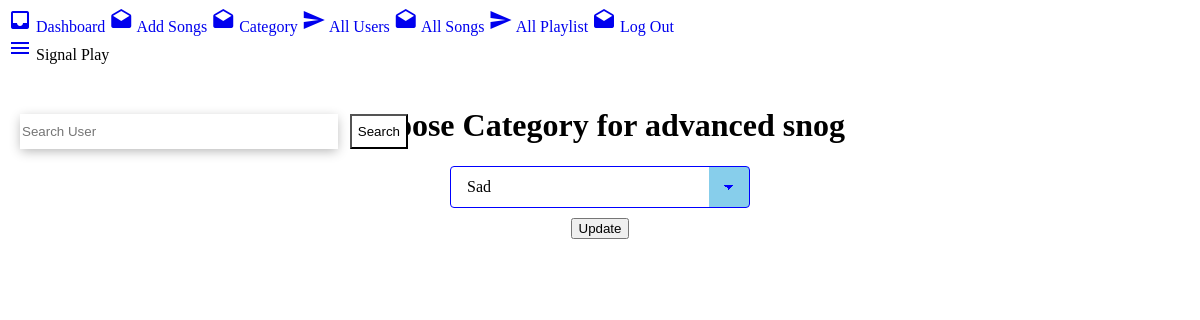
/admin/addSongToCategory.php?addToCategory=2 (signed in), run on an earlier commit of the app's database.
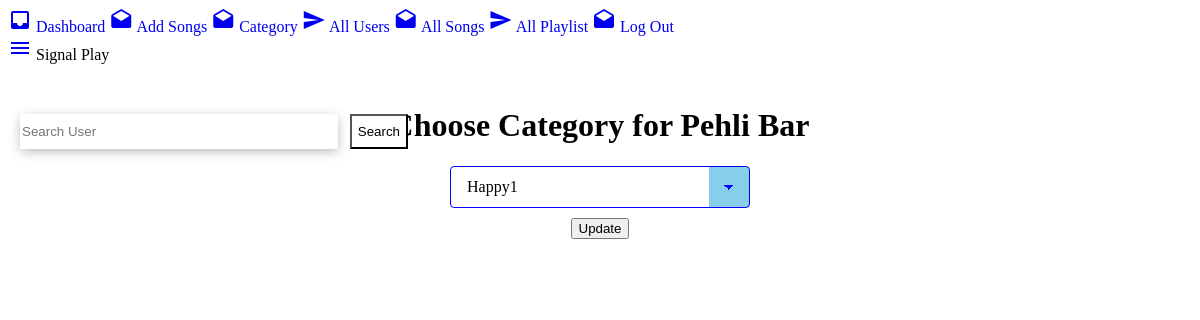
And on a later commit of the database.
### tables this page shows
CREATE TABLE `songs` (
  `sId` int(3) NOT NULL,
  `uId` int(3) NOT NULL,
  `sSong` text NOT NULL,
  `sTitle` varchar(256) NOT NULL,
  `sArtist` varchar(256) NOT NULL,
  `sImage` text NOT NULL,
  `sSource` text NOT NULL,
  `sDescription` varchar(256) NOT NULL,
  `sDuration` varchar(256) NOT NULL
);

### admin/addSongToCategory.php (the view, shortened to what this page needs)
<?php
include "db.php";
if(isset($_GET['addToCategory'])){
	$song_id = $_GET['addToCategory'];
	$query = "SELECT * FROM songs WHERE sId = $song_id";
	$select_songs= mysqli_query($con,$query);
	while($row = mysqli_fetch_assoc($select_songs)){
		$sTitle = $row['sTitle'];
	}
}
?>
<!DOCTYPE html>
<html>
<head>
	<link rel="stylesheet" type="text/css" href="https://unpkg.com/material-components-web@latest/dist/material-components-web.min.css">
	<link rel="stylesheet" href="./css/style.css">
	<link rel="stylesheet" type="text/css" href="../user/css/searchBox.css">
</head>
<body>
	<?php include "header.php"; ?>
	<div class="mdc-drawer-app-content">
		<?php include "navbar.php";  ?>
		<main class="main-content" id="main-content" style="margin-top: 50px;" align="center">
			<div class="mdc-top-app-bar--fixed-adjust">
				<h1>
					Choose Category for <?php echo $sTitle; ?>
				</h1>
				<form method="POST">
					<select class="classic" name="category" style="width: 300px;">
						<?php
						$query = "SELECT * FROM category";
						$select_songs= mysqli_query($con,$query);
						while($row = mysqli_fetch_assoc($select_songs)){
							$cId = $row['cId'];
							$cName = $row['cName'];
							?>
							<option  value="<?php echo $cId; ?>"><?php echo $cName; ?></option>
							<?php
						}
						?>
					</select><br>
					<button type="submit" name="submit" style="margin-top: 10px;" class="mdc-button mdc-button--raised">
						<span class="mdc-button__label" >Update</span>
					</button>
				</form>
			</div>
		</main>
	</div>
</body>
</html>

What changed in the data, as far as the page shows it:
changed songs: sTitle "advanced snog" → "Pehli Bar"
Also different on the page:
form field category: "Sad" → "Happy1"
